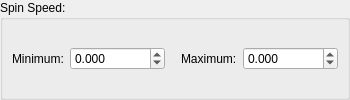
              <widget class="QGroupBox" name="groupBox_7">
               <property name="title">
                <string>Spin Speed:</string>
               </property>
               <layout class="QGridLayout" name="gridLayout_3">
                <property name="leftMargin">
                 <number>9</number>
                </property>
                <property name="topMargin">
                 <number>9</number>
                </property>
                <property name="rightMargin">
                 <number>9</number>
                </property>
                <property name="bottomMargin">
                 <number>9</number>
                </property>
                <item row="0" column="0">
                 <widget class="QLabel" name="label_18">
                  <property name="text">
                   <string>Minimum:</string>
                  </property>
                 </widget>
                </item>
                <item row="0" column="1">
                 <widget class="QDoubleSpinBox" name="txtMinSpinSpeed">
                  <property name="sizePolicy">
                   <sizepolicy hsizetype="Expanding" vsizetype="Fixed">
                    <horstretch>0</horstretch>
                    <verstretch>0</verstretch>
                   </sizepolicy>
                  </property>
                  <property name="minimumSize">
                   <size>
                    <width>64</width>
                    <height>0</height>
                   </size>
                  </property>
                  <property name="decimals">
                   <number>3</number>
                  </property>
                  <property name="minimum">
                   <double>-99999999.998999997973442</double>
                  </property>
                  <property name="maximum">
                   <double>99999999.998999997973442</double>
                  </property>
                 </widget>
                </item>
                <item row="0" column="3">
                 <widget class="QLabel" name="label_19">
                  <property name="text">
                   <string>Maximum:</string>
                  </property>
                 </widget>
                </item>
                <item row="0" column="4">
                 <widget class="QDoubleSpinBox" name="txtMaxSpinSpeed">
                  <property name="sizePolicy">
                   <sizepolicy hsizetype="Expanding" vsizetype="Fixed">
                    <horstretch>0</horstretch>
                    <verstretch>0</verstretch>
                   </sizepolicy>
                  </property>
                  <property name="minimumSize">
                   <size>
                    <width>64</width>
                    <height>0</height>
                   </size>
                  </property>
                  <property name="decimals">
                   <number>3</number>
                  </property>
                  <property name="minimum">
                   <double>-99999999.998999997973442</double>
                  </property>
                  <property name="maximum">
                   <double>99999999.998999997973442</double>
                  </property>
                 </widget>
                </item>
                <item row="0" column="2">
                 <spacer name="horizontalSpacer_17">
                  <property name="orientation">
                   <enum>Qt::Horizontal</enum>
                  </property>
                  <property name="sizeType">
                   <enum>QSizePolicy::Minimum</enum>
                  </property>
                  <property name="sizeHint" stdset="0">
                   <size>
                    <width>10</width>
                    <height>0</height>
                   </size>
                  </property>
                 </spacer>
                </item>
               </layout>
              </widget>
